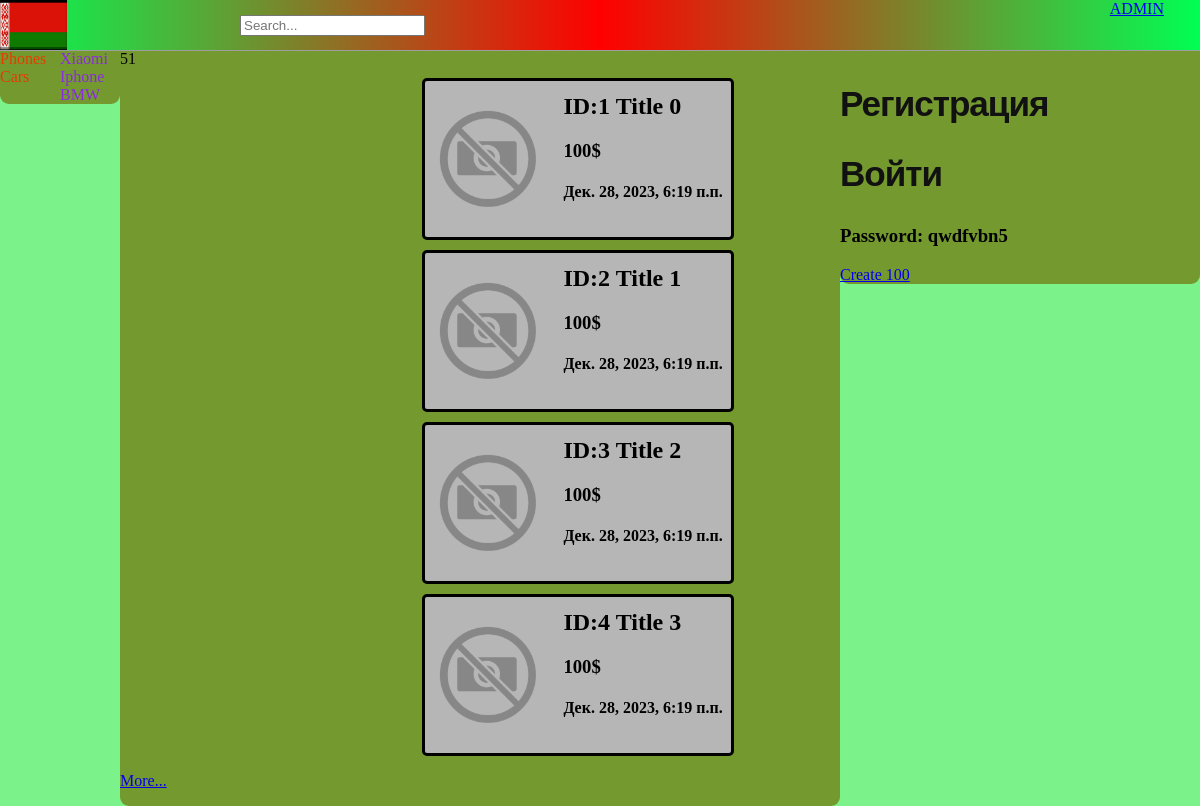
The page / on the database its author committed.
### svoy01/models.py (models this page shows, shortened)
class Category(MPTTModel):
    name = models.CharField(max_length=50, unique=True)
    parent = TreeForeignKey('self', on_delete=models.CASCADE, blank=True, null=True, related_name='children')
    class MPTTMeta:
        order_insertion_by = ['name']
    class Meta:
        verbose_name = 'Категория'
        verbose_name_plural = 'Категория'
        ordering = ['id']
    def __str__(self):
        return f'{self.name}'
    def get_absolute_url(self):
        return reverse('category', kwargs={'Category_id': self.id})

class Product(models.Model):
    title = models.CharField(max_length=50, verbose_name='Название')
    author = models.ForeignKey(User, blank=True, null=True, default=None, on_delete=models.PROTECT)
    text = models.TextField(verbose_name='Описание')
    cost = models.PositiveIntegerField(default=None, verbose_name='Стоимость', blank=False, )
    photo = models.FileField(blank=True, verbose_name='Главное фото')
    slug = models.SlugField(max_length=255, unique=False, db_index=True, verbose_name='URL')
    condition = models.BooleanField(default=True)
    cat = models.ForeignKey('Category',  verbose_name='Категория', on_delete=models.PROTECT)
    created = models.DateTimeField(auto_now_add=True, auto_now=False, null=True)
    def get_absolute_url(self):
        return reverse('product', kwargs={'pk': self.id, })
    class Meta:
        verbose_name = 'Products'
        verbose_name_plural = 'Products'
        ordering = ['id']

### svoy01/views.py (the view)
# urls.py: path('', views.Home.as_view(), name='home'),
class Home(ListView):
    template_name = 'svoy01/main.html'
    paginate_by = PAGINATE
    allow_empty = True
    model = Product
    context_object_name = "Product"
    def get_context_data(self, *, object_list=None, **kwargs):
        context = super().get_context_data(**kwargs)
        context['Category'] = Category.objects.all()
        context['Category_id'] = 1
        context['count'] = Product.objects.count()
        return context
    def get_queryset(self):
        return Product.objects.all()

### svoy01/templates/svoy01/main.html
{% extends 'svoy01/layout.html' %}
{% load static %}
{% block content %}
{% include 'svoy01/scrollayout.html' %}
{% endblock %}

### svoy01/templates/svoy01/layout.html (shortened to what this page needs)
{% load mptt_tags %}
{% load static %}
<!DOCTYPE html>
<html lang="en">
<head>
    <link rel="stylesheet" href="{% static 'svoy01/css/styles.css' %}">
    <link rel="stylesheet" href="https://cdnjs.cloudflare.com/ajax/libs/font-awesome/4.7.0/css/font-awesome.min.css">
</head>
<body class="body">
<nav class="header">
    <a style="position: absolute; right: 3%;" href="{% url 'admin' %}">ADMIN</a>
    <a href="{% url 'home' %}"><img style=" width: auto; height: 50px;" src="{% static 'svoy01/images/belarus.jpg' %}"></a>
    {% if Category_id %}
    <form class="search" action="{% url 'category' Category_id=Category_id %}" method="get">
        <input name="q" type="text" placeholder="Search...">
    </form>
    {% endif %}
</nav>
<section>
    <section class="sec1">
        <div id="app">
            <section style="width:50%; margin: 0px; float:left;">
            {% for c in Category %}
                {% if c.level == 0 %}
                        <div class="cat" v-on:click="counter = {{ c.id }}">{{ c }}</div>
                {% endif %}
            {% endfor %}
            </section>
            <section style="width:50%; margin: 0px; float:right;">
            {% for c in Category %}
                {% if c.level == 1 %}
                    <a class="subcat" v-if="counter == {{ c.parent_id }}"  href="{{ c.get_absolute_url }}">{{ c.name }}</a>
                {% endif %}
            {% endfor %}
            </section>
            </div>
    </section>
        <section class="sec2">
            {{ count }}
            {% block content %}{% endblock %}
        </section>
    <section class="sec3">
        {% if request.user.is_authenticated %}
            {% if user.profile.photo %}
        <img class="user_img" src="{{ user.profile.photo.url }}"/>
            {% else %}
        <img class="user_img" src="{% static 'svoy01/images/placeholder-1000x1000.png' %}"/>
            {% endif %}
        <a class="text" href="{% url 'area' %}">Ваш профиль: {{ user.username }}</a><a class="text" href="{% url 'logout' %}"><h3>Выйти</h3></a>
        <a class="text" href="{% url 'chats' %}"><h3>Чаты</h3></a>
        <a class="text" href="{% url 'all_users' %}"><h3>Allusers</h3></a>
        {% else %}
        <a class="text" href="{% url 'register' %}"><h3>Регистрация</h3></a><a class="text" href="{% url 'login' %}"><h3>Войти</h3></a>
        {% endif %}
        <h3>Password: qwdfvbn5</h3>
        <a href="{% url 'create_100' %}">Create 100</a>
    </section>
</section>
</body>
</html>

### svoy01/templates/svoy01/scrollayout.html (shortened to what this page needs)
{% load static %}
<!DOCTYPE html>
<html lang="en">
<head>
</head>
<body>
<div class="container">
        <div class="book-list">
                {% if Product %}
                {% for p in Product %}
            <div class="card mb-3">
                    <div class="card-body">
                        <div class="pdiv">
                                {% if p.photo %}
                            <a href='{{ p.get_absolute_url }}'><img style="object-fit: cover; width: 120px; height: 150px;" src="{{ p.photo.url }}"/></a>
                                {% else %}
                            <a href='{{ p.get_absolute_url }}'><img style="object-fit: cover; width: 120px; height: 150px;" src="{% static 'svoy01/images/placeholder-1000x1000.png' %}"/></a>
                                {% endif %}
                            <a><h2 class="Product">ID:{{ p.id }} {{ p.title }}</h2></a>
                        <h3 class="Product">{{ p.cost }}$</h3>
                    <h4 class="Product">{{ p.created }}</h4>
                        </div>
                    </div>
            </div>
                {% endfor %}
                {% else %}
                    <p>niet</p>
                {% endif %}
                    {% if page_obj.has_next %}
                        <p class="pagination">
                            <a class="next-page" href="?page={{ page_obj.next_page_number }}">More...</a>
                        </p>
                    {% endif %}
</body>
</html>

### svoy01/static/svoy01/css/styles.css (style rules this page uses)
.cat { position: relative; color: #e63c00; cursor: pointer; display:block; }
.subcat { position: relative; color: #8A2BE2; cursor: pointer; text-decoration: none; width:20px; display:block; }
.body { background-color: #7cf28b; opacity: 100%; padding:0px; margin: 50px 0px 0px 0px ; }
.pdiv { padding: 3px; width: 300px; height: 150px; position: relative; left: 42%; background-color: #b6b6b6; border-style: solid; border-color: black; border-radius: 5px; margin-bottom: 10px; margin-top: 10px; z-index: 1; }
.Product { position:relative; left:45%;top: -110%; }
.header { position: fixed; top:0; width:100%; height:50px; background-color:gray; background: rgb(0,255,83); background: linear-gradient(90deg, rgba(0,255,83,1) 0%, rgba(255,0,0,1) 50%, rgba(0,255,83,1) 100%); border-bottom: 1px solid #9e9e9e; z-index: 2; }
.sec1 { width:10%; float:left; background-color: #74992e; border-radius: 0px 0px 9px 9px; }
.sec2 { width:60%; float:left; background-color:#74992e; border-radius: 0px 0px 9px 9px; }
.sec3 { width:30%; float:right; background-color:#74992e; border-radius: 0px 0px 9px 9px; }
.search { position: absolute; top: 15px; left: 20%; }
.text { color: #111; font-family: 'Helvetica Neue', sans-serif; font-size: 30px; font-weight: bold; letter-spacing: -1px; line-height: 1; text-align: left; text-decoration: none; transition: 0s; width: 50%; display: block; }

### rows shown on the page
Category: name "Phones"
Category: name "Cars"
Category: name "Xiaomi"
Category: name "Iphone"
Category: name "BMW"
Product: id "1", title "Title 0", cost "100", created "Дек. 28, 2023, 6:19 п.п."
Product: id "2", title "Title 1", cost "100", created "Дек. 28, 2023, 6:19 п.п."
Product: id "3", title "Title 2", cost "100", created "Дек. 28, 2023, 6:19 п.п."
Product: id "4", title "Title 3", cost "100", created "Дек. 28, 2023, 6:19 п.п."

### other values the page prints
{{ count }} "51"
